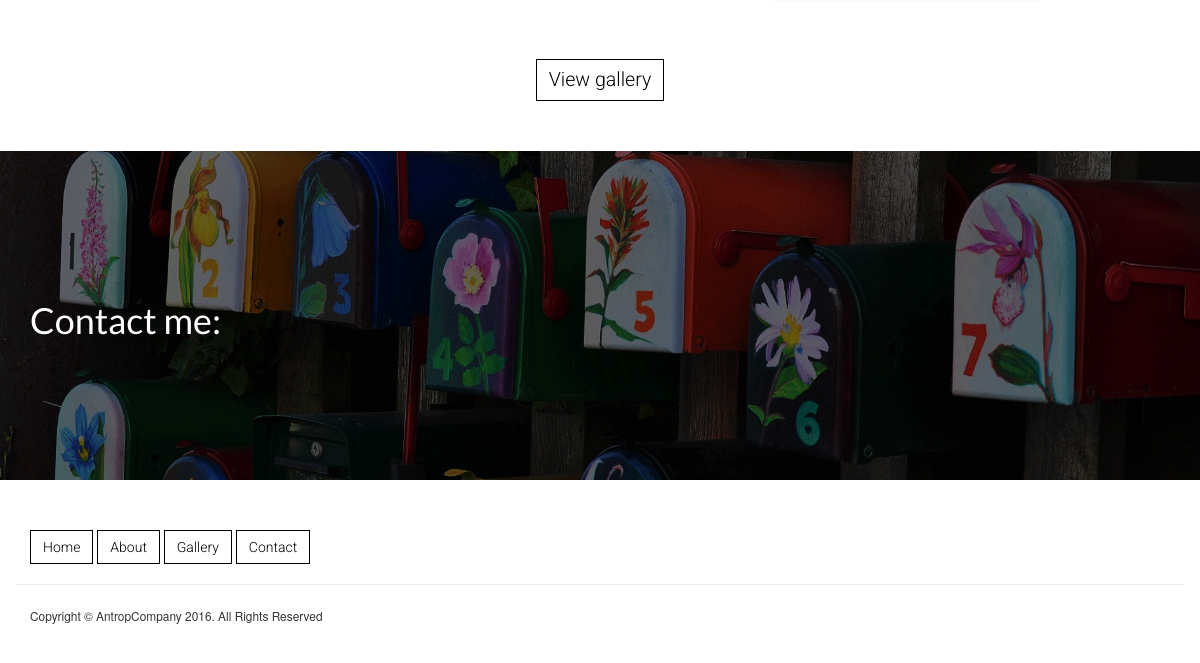
The app's page / (lower part), older data.
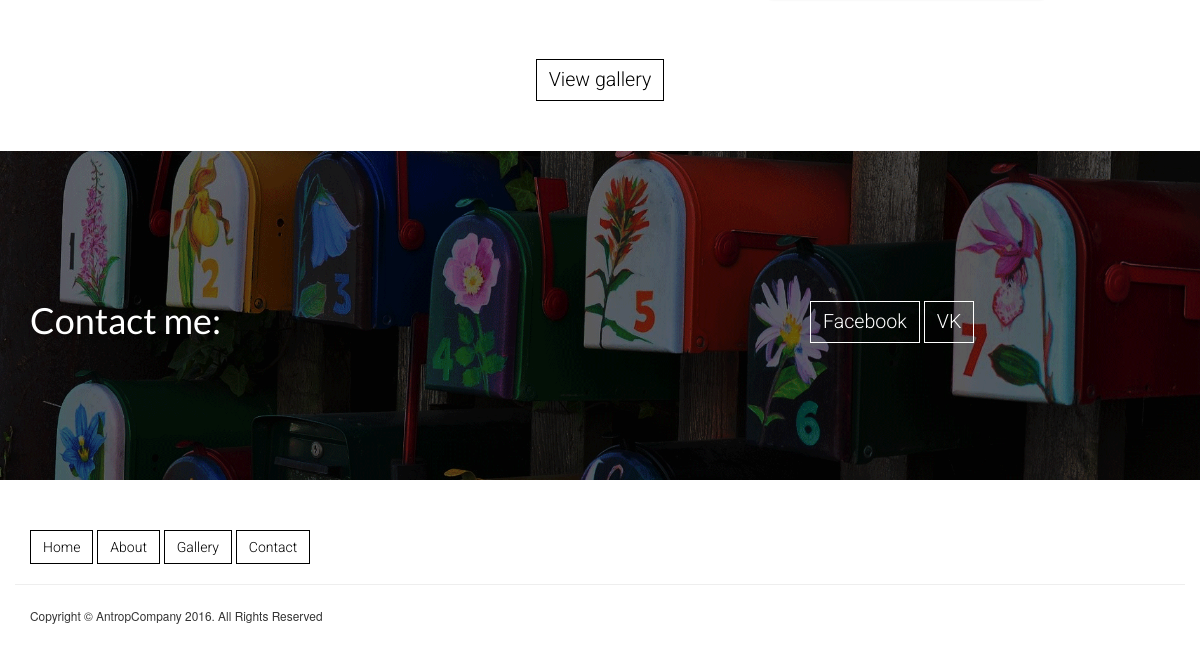
The same page, newer data.
### ballerine_app/models.py (models this page shows, shortened)
class Social(models.Model):
    title = models.CharField(max_length=20)
    url = models.URLField(default=None)

### ballerine_app/views.py (the view)
# urls.py: 2. Add a URL to urlpatterns:  url(r'^$', views.home, name='home')
def home(request):
    home_title = get_object_or_404(StaticText, title="home_title")
    first_section_h1 = get_object_or_404(StaticText, title="first_section_main")
    first_section_p = get_object_or_404(StaticText, title="first_section_sub")
    second_section_p = get_object_or_404(StaticText, title="second_section_content")
    second_section_h2 = get_object_or_404(StaticText, title="second_section_title")
    third_section_p = get_object_or_404(StaticText, title="third_section_content")
    third_section_h2 = get_object_or_404(StaticText, title="third_section_title")
    social_2_link = get_object_or_404(StaticText, title="social_2_link")
    social_1_link = get_object_or_404(StaticText, title="social_1_link")
    social_2_text = get_object_or_404(StaticText, title="social_2_text")
    social_1_text = get_object_or_404(StaticText, title="social_1_text")
    footer_copy = get_object_or_404(StaticText, title="footer_copyright")
    first_section_bg = get_object_or_404(HomeImage, title="first_section_background")
    second_section_image = get_object_or_404(HomeImage, title="second_section_image")
    third_section_image = get_object_or_404(HomeImage, title="third_section_image")
    socials = Social.objects.all().order_by("id")
    queryset_list = MiniGallery.objects.all().order_by("-id")
    context = {
        "home_title": home_title,
        "first_section_h1": first_section_h1,
        "first_section_p": first_section_p,
        "second_section_p": second_section_p,
        "second_section_h2": second_section_h2,
        "social_2_link": social_2_link,
        "social_1_link": social_1_link,
        "social_2_text": social_2_text,
        "social_1_text": social_1_text,
        "footer_copy": footer_copy,
        "third_section_p": third_section_p,
        "third_section_h2": third_section_h2,
        "first_section_bg": first_section_bg,
        "second_section_image": second_section_image,
        "third_section_image": third_section_image,
        "mini_gallery": queryset_list,
        "socials": socials,
    }
    return render(request, "home.html", context)

### templates/home.html (shortened to what this page needs)
{% extends "base.html" %}
{% load staticfiles %}
{% block content %}
    <div class="fourth_section">
        <div class="container text-center">
            <div class="col-sm-10 col-sm-offset-1">
                <div class="btn"><a href="{% url 'portfolio:gallery' %}">View gallery</a></div>
            </div>
        </div>
    </div>
    <div class="fifth_section" style="background: url({% static 'img/fifth_section.gif' %});background-size: cover;background-position: center;">
        <div class="container">
            <div class="row">
                <div class="col-sm-8">
                    <h1>Contact me:</h1>
                </div>
                <div class="col-sm-4">
                    {% for item in socials %}
                        <div class="btn btn-inverse">
                            <a href="{% if item.url %}{{ item.url }}{% endif %}">
                                {{ item.title }}
                            </a>
                        </div>
                    {% endfor %}
                </div>
            </div>
        </div>
    </div>
{% endblock %}
{% block footer_copyright %}
{{ footer_copy.content }}
{% endblock %}

Row changes from the older to the newer data that the page shows:
added Social: title "Facebook"
added Social: title "VK"
